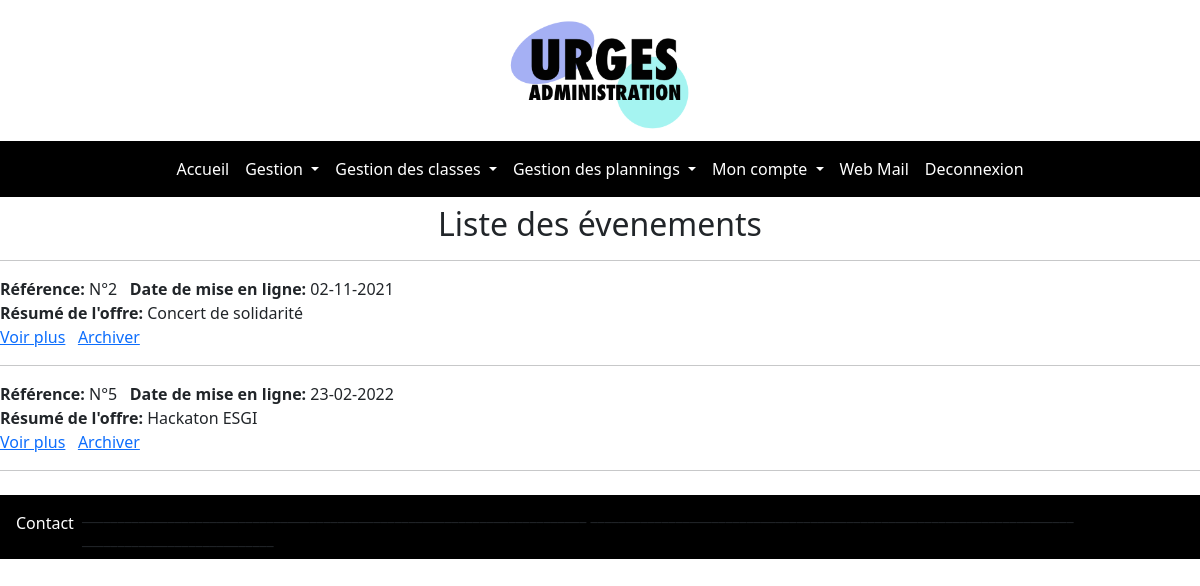
Screenshot of /administration/pages/Home/evenement.php (signed in) with the database file from the repository.
### tables this page shows
CREATE TABLE `evenements` (
  `id_event` int(11) NOT NULL,
  `texte_event` varchar(500) NOT NULL,
  `resume_event` varchar(100) NOT NULL,
  `date_event` varchar(12) NOT NULL,
  `archive` varchar(10) NOT NULL
);

### administration/pages/Home/evenement.php (the view, shortened to what this page needs)
<?php
include('../../function/bdd.php');
include('../../function/header.php');
include('../../function/nav_menu.php');
?>
<center><h2>Liste des évenements</h2></center><hr>
<?php
$req="SELECT * FROM `evenements` WHERE `archive` = '0'";
$ex=$link->prepare($req);
$ex->execute();
while($row=$ex->fetch())
{
	$idevent = $row['id_event'];
	echo "<strong>Référence:</strong> N°".$row['id_event'];
	echo "<strong>Date de mise en ligne:</strong> ".$row['date_event'];
	echo "<br>";
	echo "<strong>Résumé de l'offre:</strong> ".$row['resume_event']."<br>";
	echo "<a href='#'>Voir plus</a>";
	echo "<a href='../../function/archiver_event.php?id=".$idevent."'>Archiver</a>";
	echo "<hr>";
}
include('../../function/footer.php');
?>

### rows the page displays
evenements: id_event "2", date_event "02-11-2021", resume_event "Concert de solidarité"
evenements: id_event "5", date_event "23-02-2022", resume_event "Hackaton ESGI"
